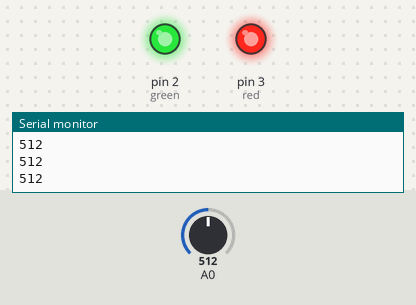
A sketch run on a simulated Arduino Uno, built with avr-gcc and run on an emulated ATmega328P. On the bench: output pins drawn as LEDs (lit = HIGH), the last lines printed to the serial monitor. The inputs (shaded band) are chosen by the test bench; at power-on: A0 = 512.

Above: at 1.2 s.
1.3 s: A0 set to 693
2.8 s: A0 set to 713
At 3.8 s:
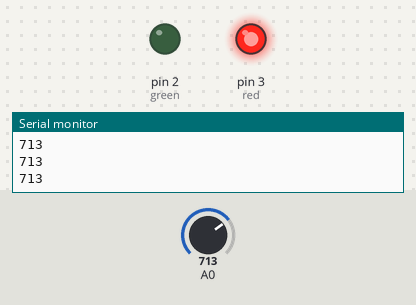
4.3 s: A0 set to 290
At 4.9 s:
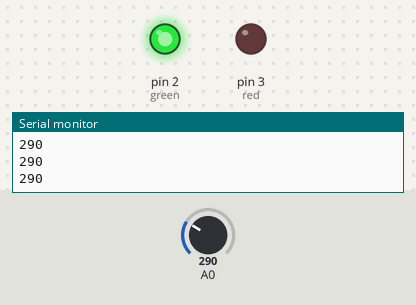
5.8 s: A0 set to 311
At 6.1 s:
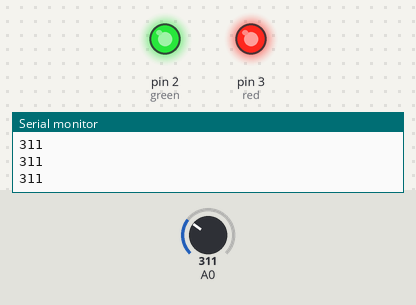
7.3 s: A0 set to 122
At 8.4 s:
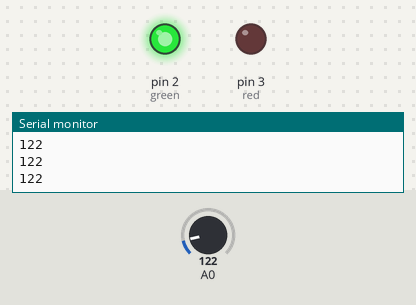
Timing chart, 0 to 9.8 s (numbered marks = the images above; inputs shaded):
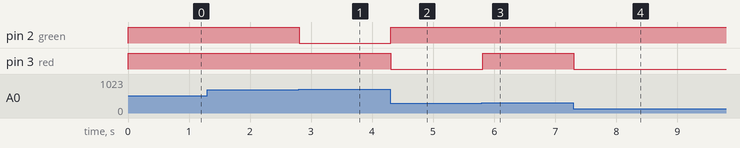

Measured:
- the behaviour switches between 700 and 701 on A0 (found by bisection; images 0 and 1)
- the behaviour switches between 300 and 301 on A0 (found by bisection; images 2 and 3)
- after the input at 2.8 s, pin 2 (green): HIGH → LOW at once
- after the input at 4.3 s, pin 2 (green): LOW → HIGH at once; pin 3 (red): HIGH → LOW at once
- after the input at 5.8 s, pin 3 (red): LOW → HIGH at once
- after the input at 7.3 s, pin 3 (red): HIGH → LOW at once

The sketch:

rgb_potentiometer1.ino
```cpp
// C++ code
//
void setup()
{
  Serial.begin(9600);
  pinMode (2,OUTPUT); //green
  pinMode(3,OUTPUT); //red

}

void loop()
{
 int analogValue = analogRead(A0);

  // print the analog value:
  Serial.println(analogValue);
  delay(1);

  if (analogValue <= 300) { //green
    digitalWrite(3,LOW);//red
    digitalWrite(2, HIGH); //green
  }
  else if (analogValue <= 700){ //yellow
    digitalWrite(3,HIGH); //red
    digitalWrite(2,HIGH); //green
  }
  else{ //red
    digitalWrite(2,LOW);
    digitalWrite (3,HIGH);
  }


}
```
